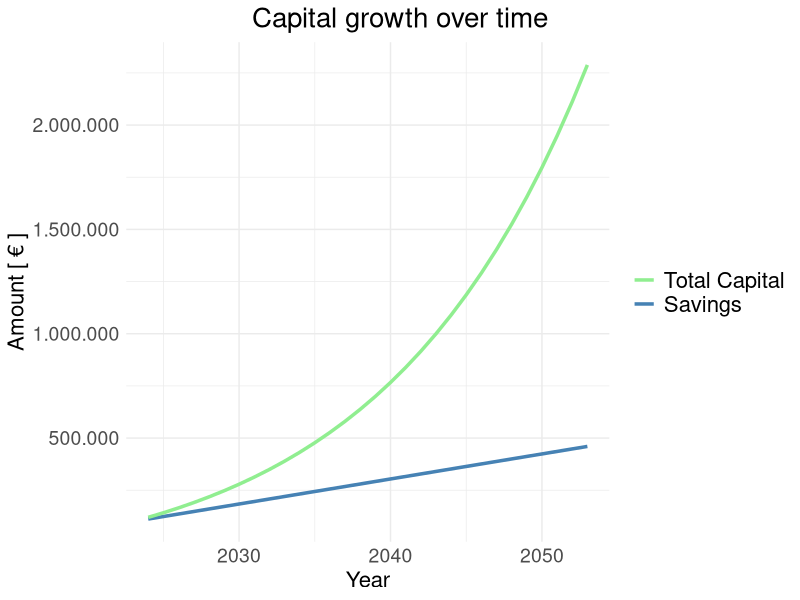
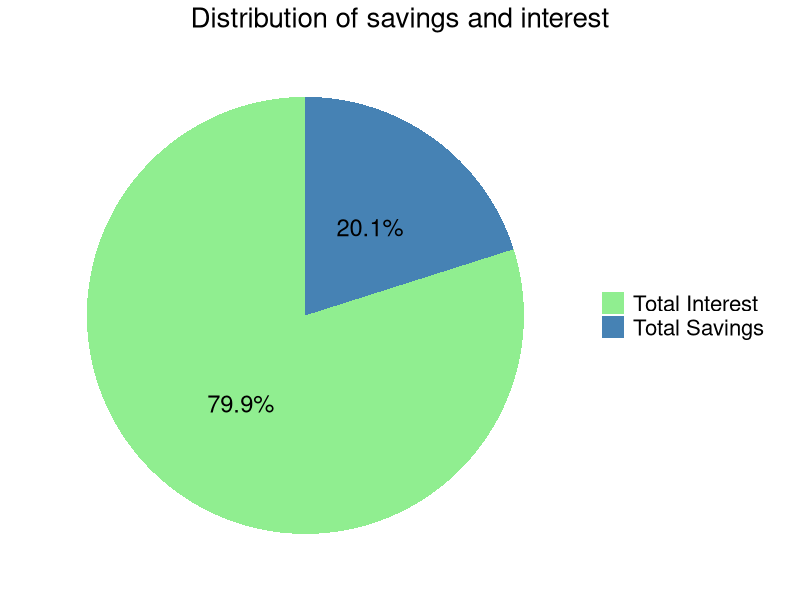
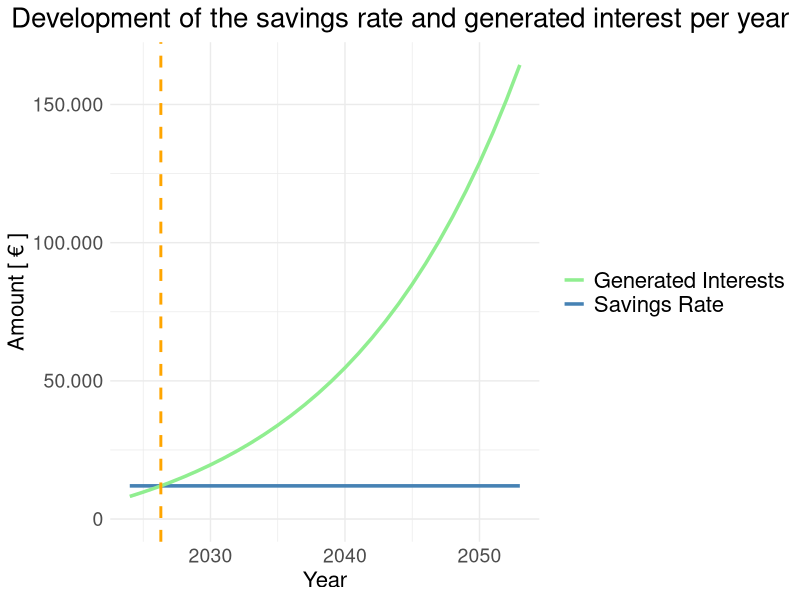
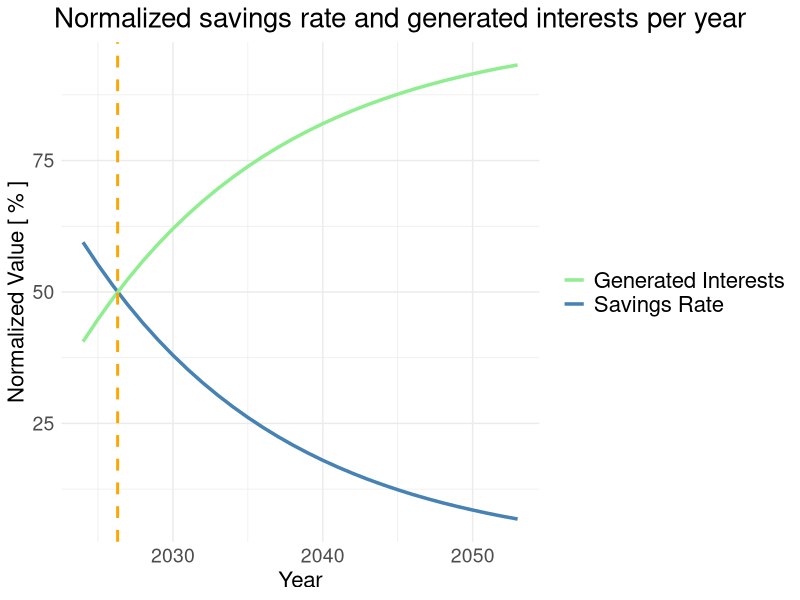
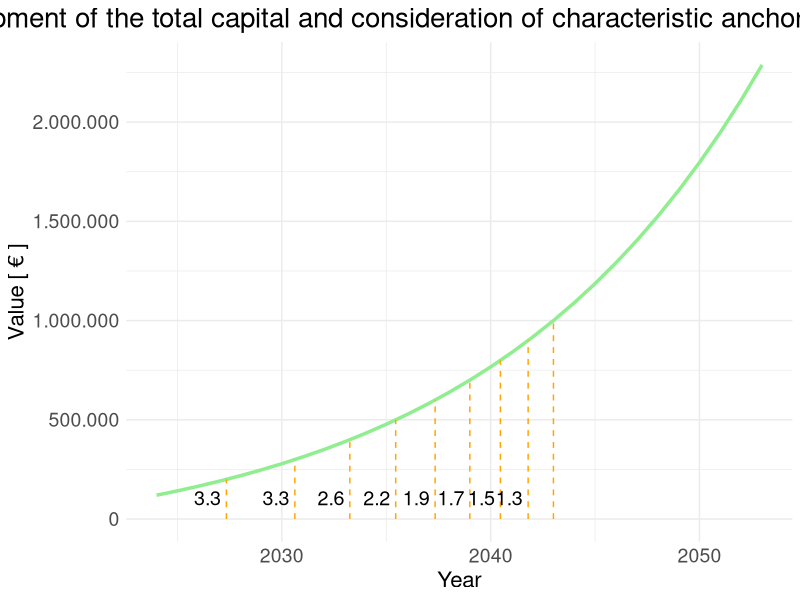
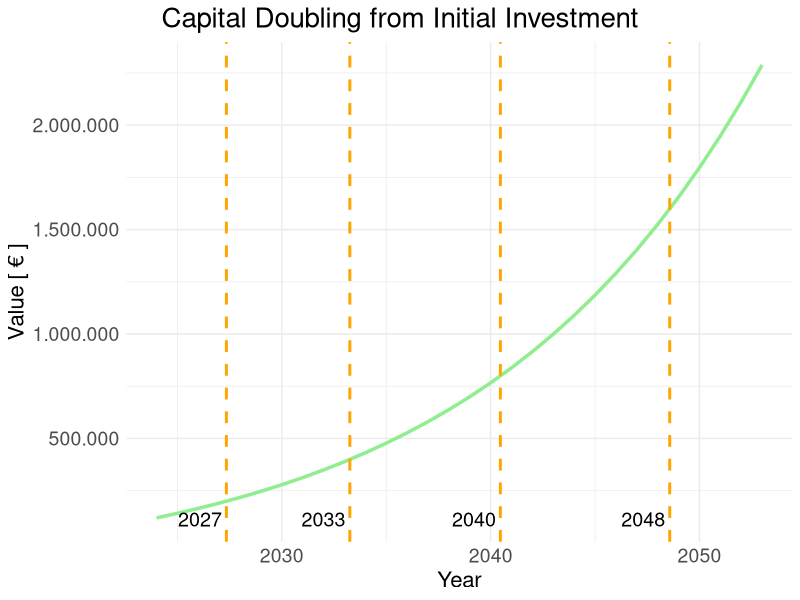

The R script that drew these images, in order:
# Load libraries
library(dplyr)
library(ggplot2)
#library(gridExtra)
library(lubridate)
library(tibble)

# Input parameters
start_date <- ymd("2024-01-01")
initial_capital <- 100000
savings_rate <- 1000
savings_intervall <- "monthly"  # or "yearly"
adjustment_rate <- 0  # as decimal number
interest_rate <- 0.075  # as decimal number
investment_period <- 30  # in years
savings_suspension <- NA  # Optional value
target_value <- NA  # Optional value
intersection_year <- NA

# Create table
results <- tibble(
  year = year(start_date) + 0:(investment_period - 1),
  capital_start = NA_real_,
  savings_anount = NA_real_,
  interest = NA_real_,
  accumulated_capital = NA_real_,
  growth = NA_real_,
  savings_anount_normalized = NA_real_,
  interest_normalized = NA_real_,
  capital_end = NA_real_
)

accumulated_savings_anount <- 0

for (i in 1:investment_period) {
  if (i == 1) {
    capital_start <- initial_capital
  } else {
    capital_start <- results$capital_end[i - 1]
  }
  
  if (!is.na(savings_suspension) && i > savings_suspension && savings_suspension < investment_period) {
    savings_anount <- 0
  } else {
    if (savings_intervall == "monthly") {
      savings_anount <- savings_rate * (1 + adjustment_rate)^(i - 1) * 12
    } else {
      savings_anount <- savings_rate * (1 + adjustment_rate)^(i - 1)
    }
  }
  
  if (savings_intervall == "monthly") {
    monthlyer_interest_rate <- 100*((1 + interest_rate / 100)^(1/12) - 1)
    monthly_savings <- savings_anount / 12
    total_interest <- 0
    current_capital <- capital_start
    
    for (m in 1:12) {
      monthly_interest = current_capital * monthlyer_interest_rate
      total_interest <- total_interest + monthly_interest
      current_capital <- current_capital + monthly_interest + monthly_savings
    }
    
    interest <- total_interest
  } else {
    interest <- capital_start * interest_rate
  }
  
  accumulated_savings_anount <- accumulated_savings_anount + savings_anount
  accumulated_capital <- initial_capital + accumulated_savings_anount
  growth <- savings_anount + interest
  savings_anount_normalized <- 100 * savings_anount / growth
  interest_normalized <- 100 * interest / growth
  capital_end <- capital_start + growth
  
  results$capital_start[i] <- round(capital_start, 2)
  results$savings_anount[i] <- round(savings_anount, 2)
  results$interest[i] <- round(interest, 2)
  results$accumulated_capital[i] <- round(accumulated_capital, 2)
  results$growth[i] <- round(growth, 2)
  results$savings_anount_normalized[i] <- round(savings_anount_normalized, 2)
  results$interest_normalized[i] <- round(interest_normalized, 2)
  results$capital_end[i] <- round(capital_end, 2)
}

# Add sum row
complete_data <- results
complete_data <- rbind(complete_data, c('Sum', NA, round(sum(complete_data$savings_anount), 2), round(sum(complete_data$interest), 2), NA, NA, NA, NA, round(complete_data$capital_end[investment_period], 2)))

# Create diagram
ggplot(results, aes(x = year)) +
  geom_line(aes(y = accumulated_capital, color = "Savings"), size = 1.2) +
  geom_line(aes(y = capital_end, color = "Total Capital"), size = 1.2) +
  labs(title = "Capital growth over time", x = "Year", y = "Amount [ € ]") +
  scale_y_continuous(labels = scales::comma_format(big.mark = ".", decimal.mark = ",")) +
  scale_color_manual(values = c("Savings" = "steelblue", "Total Capital" = "lightgreen"),
                     breaks = c("Total Capital", "Savings")) + # Change order in the legend
  guides(color = guide_legend(title = NULL)) +
  theme_minimal() +
  theme(
    plot.title = element_text(size = 20, hjust = 0.5),
    plot.title.position = "plot",
    legend.text = element_text(size = 16),
    axis.text = element_text(size = 14), # Change size of axis labeling
    axis.title = element_text(size = 16)  # Change size of axis title
  )

# Calculate data for the pie chart
total_savings_anount <- sum(results$savings_anount) + initial_capital
total_interest <- sum(results$interest)
total_capital <- total_savings_anount + total_interest

# Create data for the pie chart
pie_data <- data.frame(
  Kategorie = c("Total Savings", "Total Interest"),
  Wert = c(total_savings_anount, total_interest)
)

ggplot(pie_data, aes(x = "", y = Wert, fill = Kategorie)) +
  geom_bar(width = 1, stat = "identity") +
  coord_polar("y", start = 0) +
  geom_text(aes(label = paste0(round(Wert / total_capital * 100, 1), "%")), 
            position = position_stack(vjust = 0.5), size = 6) +
  labs(title = "Distribution of savings and interest") +
  scale_fill_manual(values = c("Total Interest" = "lightgreen", "Total Savings" = "steelblue")) +
  theme_minimal() +
  theme(
    axis.title.x = element_blank(),
    axis.title.y = element_blank(),
    axis.text.x = element_blank(),
    axis.text.y = element_blank(),
    axis.ticks = element_blank(),
    panel.grid = element_blank(),
    panel.border = element_blank(),
    plot.title = element_text(size = 20, hjust = 0.5),
    plot.title.position = "plot",
    legend.title = element_blank(),
    legend.text = element_text(size = 16)
  )

# Create diagram
# Determine highest values for savings_anount and interest
max_savings_anount <- max(results$savings_anount, na.rm = TRUE)
max_interest <- max(results$interest, na.rm = TRUE)
y_max <- max(max_savings_anount, max_interest)

# 1. Find the Intersection Point
for (i in 1:(nrow(results) - 1)) {
  if (results$savings_anount[i] > results$interest[i] && results$savings_anount[i+1] <= results$interest[i+1]) {
    # Interpolate the exact year of intersection
    x1 <- results$year[i]
    x2 <- results$year[i+1]
    y1_savings <- results$savings_anount[i]
    y2_savings <- results$savings_anount[i+1]
    y1_interest <- results$interest[i]
    y2_interest <- results$interest[i+1]
    
    intersection_year <- x1 + (x2 - x1) * (y1_savings - y1_interest) / ((y2_interest - y1_interest) - (y2_savings - y1_savings))
    break
  }
}

# 2. Generate the Cross Point String
if (!is.na(intersection_year)) {
  crosspoint_string <- paste("From", floor(intersection_year), "the growth is mainly driven by the generated interests")
} else {
  crosspoint_string <- NA
}

# 3. Modify the Plots
plot_savings <- ggplot(results, aes(x = year)) +
  geom_line(aes(y = savings_anount, color = "Savings Rate"), size = 1.2) +
  geom_line(aes(y = interest, color = "Generated Interests"), size = 1.2) +
  labs(
    title = "Development of the savings rate and generated interest per year",
    x = "Year",
    y = "Amount [ € ]"
  ) +
  scale_color_manual(values = c("Savings Rate" = "steelblue", "Generated Interests" = "lightgreen")) +
  scale_y_continuous(limits = c(0, y_max), labels = scales::comma_format(big.mark = ".", decimal.mark = ",")) +
  theme_minimal() +
  theme(
    plot.title = element_text(size = 20, hjust = 0.5),
    plot.title.position = "plot",
    legend.text = element_text(size = 16),
    legend.title = element_blank(),
    axis.text = element_text(size = 14),
    axis.title = element_text(size = 16)
  )

if (!is.na(intersection_year)) {
  plot_savings <- plot_savings +
    geom_vline(aes(xintercept = intersection_year), linetype="dashed", size=1.0, color="orange") +
    annotate("text", x = intersection_year, y = min(results$savings_anount), label = as.character(floor(intersection_year)), size = 5, hjust = 1.1, vjust = 7.4 )
}
plot_savings

plot_normalized <- ggplot(results, aes(x = year)) +
  geom_line(aes(y = savings_anount_normalized, color = "Savings Rate"), size = 1.2) +
  geom_line(aes(y = interest_normalized, color = "Generated Interests"), size = 1.2) +
  labs(
    title = "Normalized savings rate and generated interests per year",
    x = "Year",
    y = "Normalized Value [ % ]"
  ) +
  scale_color_manual(values = c("Savings Rate" = "steelblue", "Generated Interests" = "lightgreen")) +
  theme_minimal() +
  theme(
    plot.title = element_text(size = 20, hjust = 0.5),
    plot.title.position = "plot",
    legend.text = element_text(size = 16),
    legend.title = element_blank(),
    axis.text = element_text(size = 14),
    axis.title = element_text(size = 16)
  )

if (!is.na(intersection_year)) {
  plot_normalized <- plot_normalized +
    geom_vline(aes(xintercept = intersection_year), linetype="dashed", size=1.0, color="orange") +
    annotate("text", x = intersection_year, y = min(results$savings_anount_normalized), label = as.character(floor(intersection_year)), size = 5, hjust = 1.1, vjust = 4.8 )
}
plot_normalized

table_all_values <- complete_data %>%
  select(year, capital_start, savings_anount, interest, capital_end) %>%
  mutate(
    `Capital Beginning of the Year [€]` = format(as.numeric(capital_start), nsmall = 2, big.mark = '.', decimal.mark = ','),
    `Savings Amount per Year [€]` = format(as.numeric(savings_anount), nsmall = 2, big.mark = '.', decimal.mark = ','),
    `Generated Interest per Year [€]` = format(as.numeric(interest), nsmall = 2, big.mark = '.', decimal.mark = ','),
    `Capital at the end of the Year [€]` = format(as.numeric(capital_end), nsmall = 2, big.mark = '.', decimal.mark = ',')
  ) %>%
  select(year, `Capital Beginning of the Year [€]`, `Savings Amount per Year [€]`, `Generated Interest per Year [€]`, `Capital at the end of the Year [€]`)

# Rename columns
table_all_values$`Capital Beginning of the Year [€]`[nrow(table_all_values)] <- ""
#colnames(table_render) <- c("Year", "Capital Beginning of the Year [€]", "Savings Amount per Year [€]", "Generated Interest per Year [€]", "Capital at the end of the Year [€]")

table_all_values


# Summary Table
table_summary <- data.frame(
  Category = c("Total Capital [ € ]", "Total Savings [ € ]", "Total Interests [ € ]"),
  Value = c(format(round(total_capital), big.mark = ".", decimal.mark = ",", scientific = FALSE),
            format(round(total_savings_anount), big.mark = ".", decimal.mark = ",", scientific = FALSE),
            format(round(total_interest), big.mark = ".", decimal.mark = ",", scientific = FALSE))
)

# Output of the table without column headers and without NULL
invisible(apply(table_summary, 1, function(row) cat(paste(row, collapse = "\t"), "\n")))

# Create diagram
# Determine the years when the capital_end line reaches the threshold values
thresholds <- seq(100000, 1000000, by = 100000)
years_at_threshold <- numeric(length(thresholds))

for (i in 1:length(thresholds)) {
  interpolated <- approx(results$capital_end, results$year, xout = thresholds[i])
  years_at_threshold[i] <- interpolated$y
}

if (!all(is.na(years_at_threshold))) {
  # Create a dataframe for the segments
  segment_data <- data.frame(
    x = rep(min(results$year), length(thresholds)),
    xend = years_at_threshold,
    y = thresholds,
    yend = thresholds
  )
  
  segment_data <- na.omit(segment_data)
  
  # Calculate difference between the years
  segment_data$diff <- c(NA, diff(segment_data$xend))
  
  # Calculate period until reaching the first 100,000 Euros
  time_to_first_threshold <- segment_data$xend[1] - segment_data$x[1]
  
  # Create diagram
  ggplot(results, aes(x = year, y = capital_end)) +
    geom_line(color = "lightgreen", size= 1.2) +
    geom_segment(data = segment_data, aes(x = xend, xend = xend, y = 0, yend = y), linetype = "dashed", color = "orange") +
    geom_text(data = segment_data[1, ], aes(x = xend, y = max(results$capital_end) * 0.05, label = sprintf("%.1f", time_to_first_threshold)), check_overlap = TRUE, size = 5, hjust = 1.2, vjust = 0.6) +  # Add text for the first threshold value
    geom_text(data = segment_data[-1, ], aes(x = xend, y = max(results$capital_end) * 0.05, label = sprintf("%.1f", diff)), check_overlap = TRUE, size = 5, hjust = 1.2, vjust = 0.6) +  # Add text for the other threshold values
    labs(title = "Development of the total capital and consideration of characteristic anchor points.", x = "Year", y = "Value [ € ]") +
    scale_y_continuous(labels = scales::comma_format(big.mark = ".", decimal.mark = ",")) +
    theme_minimal() +
    theme(
      plot.title = element_text(size = 20, hjust = 0.5),
      plot.title.position = "plot",
      legend.text = element_text(size = 16),
      legend.title = element_blank(),  # Hide the title of the legend
      axis.text = element_text(size = 14), # Change size of axis labeling
      axis.title = element_text(size = 16)  # Change size of axis title
    )  
}

# Check if target_value is not NA
if (!is.na(target_value)) {
  # Interpolate to find the year when target_value is reached
  interpolated_target <- approx(results$capital_end, results$year, xout = target_value)
  
  # Date when target_value is reached
  year_at_target <- interpolated_target$y 
}

# Check if target_value is not NA
if (!is.na(target_value)) {
  target_plot <- ggplot(results, aes(x = year, y = capital_end)) +
    geom_line(color = "lightgreen", size= 1.2) +
    geom_hline(yintercept = target_value, linetype = "dashed", color = "orange", size = 1) +
    geom_vline(xintercept = year_at_target, linetype = "dashed", color = "orange", size = 1) +
    geom_text(aes(x = year_at_target, y = 0, label = as.character(floor(year_at_target))), size = 5, hjust = 1.2, vjust = 0.6, color = "black") +
    labs(title = "Total capital and point in time of target value", x = "Year", y = "Value [ € ]") +
    scale_y_continuous(labels = scales::comma_format(big.mark = ".", decimal.mark = ",")) +
    theme_minimal() +
    theme(
      plot.title = element_text(size = 20, hjust = 0.5),
      plot.title.position = "plot",
      legend.text = element_text(size = 16),
      legend.title = element_blank(),
      axis.text = element_text(size = 14),
      axis.title = element_text(size = 16)
    )
  target_plot
}


if (!is.na(target_value)) {
  if (!is.na(year_at_target)) {
    message <- sprintf("The target value of %s € will likely be achieved by %d.", format(target_value, big.mark = ".", decimal.mark = ",", scientific = FALSE), floor(year_at_target))
    print(message)
  } else {
    message <- sprintf("The target value of %s € will not be achieved within the chosen observation period.", format(target_value, big.mark = ".", decimal.mark = ",", scientific = FALSE))
    print(message)
  }
}

# Calculate dynamic target values based on the initial capital and capital_end values
doubling_factor <- 2
max_target_value <- max(results$capital_end)  # You can adjust this as needed

# Define a function to calculate the year when capital doubles based on a target value
calculateDoublingYear <- function(target_value, results) {
  interpolated_target <- approx(results$capital_end, results$year, xout = target_value)
  return(interpolated_target$y)
}


# Calculate doubling of initial capital
double_target <- numeric()
current_target <- initial_capital

while (current_target <= max_target_value) {
  # Find the next target by doubling the current one
  next_target <- current_target * doubling_factor
  
  # Check if the next target is achievable based on capital_end
  if (next_target <= max(results$capital_end)) {
    double_target <- c(double_target, next_target)
    current_target <- next_target
  } else {
    break  # Stop if doubling is no longer possible
  }
}


if (length(double_target) != 0) {
  # double_target is not empty, calculate values and plot diagram
  # Calculate the years when capital doubles for each dynamically calculated target value
  doubling_years <- sapply(double_target, function(target) {
    calculateDoublingYear(target, results)
  })
  
  # Create a data frame for labeling doubling years
  label_data <- data.frame(year = doubling_years, label = floor(doubling_years))
  
  # Create the plot
  ggplot(results, aes(x = year, y = capital_end)) +
    geom_line(color = "lightgreen", size = 1.2) +
    geom_vline(xintercept = doubling_years, linetype = "dashed", color = "orange", size = 1) +
    geom_text(data = label_data, aes(x = year, y = max(results$capital_end) * 0.05, label = label), size = 5, color = "black", hjust = 1.1) +  # Add text labels for doubling years
    labs(title = "Capital Doubling from Initial Investment", x = "Year", y = "Value [ € ]") +
    scale_y_continuous(labels = scales::comma_format(big.mark = ".", decimal.mark = ",")) +
    theme_minimal() +
    theme(
      plot.title = element_text(size = 20, hjust = 0.5),
      plot.title.position = "plot",
      legend.text = element_text(size = 16),
      legend.title = element_blank(),
      axis.text = element_text(size = 14),
      axis.title = element_text(size = 16)
    )
} 

